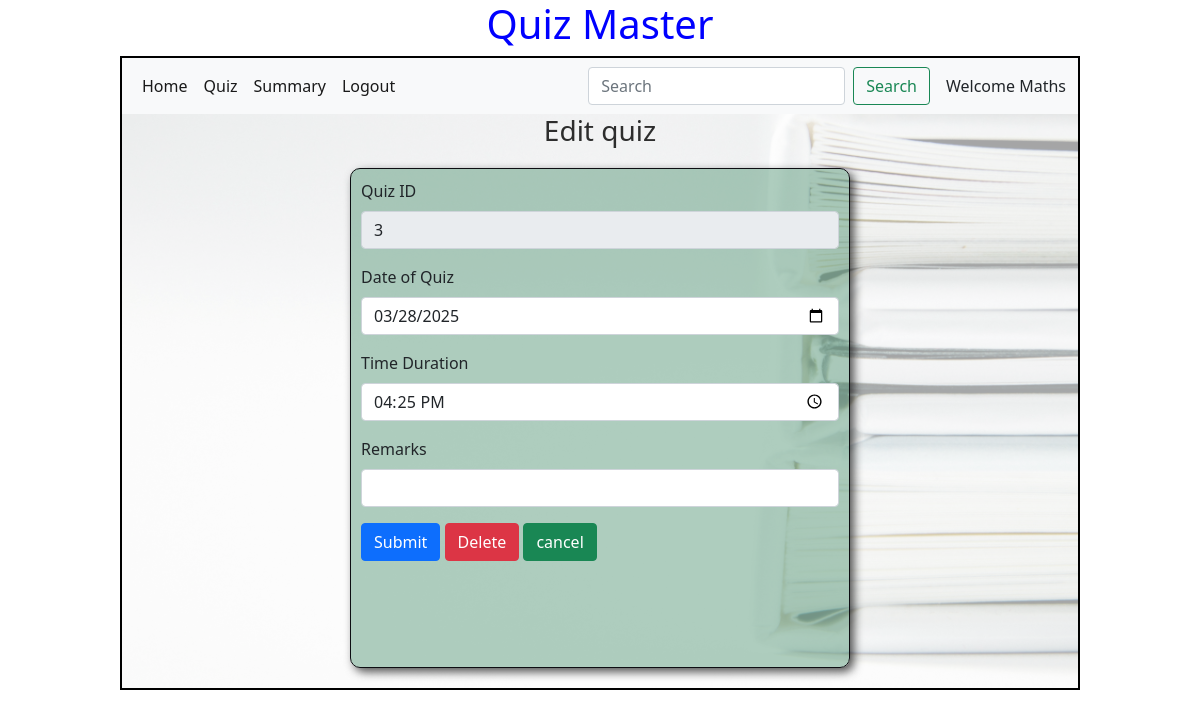
The page /edit_quiz/3/Maths on the database as committed earlier.
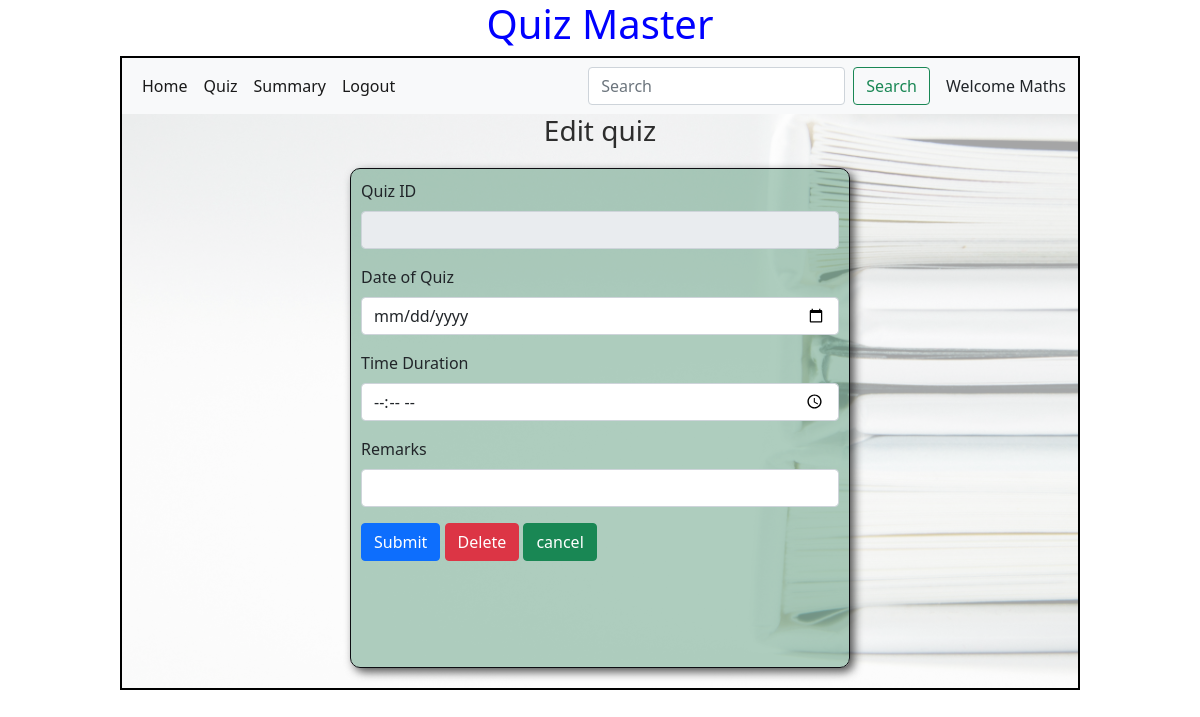
The same page on the database as committed later.
### models/models.py (models this page shows)
class Quiz(db.Model):
    id=db.Column(db.Integer,primary_key=True)
    Chapter_id = db.Column(db.Integer,db.ForeignKey("chapter.id"),nullable=False)
    date_of_quiz = db.Column(db.Date(),nullable=False)
    time_duration = db.Column(db.Time(),nullable =False)
    remarks=db.Column(db.String)
    scores= db.relationship("Score",cascade="all,delete",backref="quiz",lazy=True)
    questions = db.relationship("Question",cascade="all,delete",backref="quiz",lazy=True)

### controllers/controller.py (the view, shortened to what this page needs)
@app.route("/edit_quiz/<id>/<name>",methods=["GET","POST"])
def edit_quiz(id,name):
    today = datetime.today().date()
    quiz = get_quiz(id)
    return render_template("edit_quiz.html",quiz=quiz,name=name)

### controllers/controller.py (called while the page is built)
def  get_quiz(id):
    quiz = Quiz.query.filter_by(id=id).first()
    return quiz

### templates/edit_quiz.html (shortened to what this page needs)
<!DOCTYPE html>
<html lang="en">
<head>
    <link rel="stylesheet" href="/static/css/style.css">
    <link href="https://cdn.jsdelivr.net/npm/bootstrap@5.0.2/dist/css/bootstrap.min.css" rel="stylesheet">
</head>
<body>
    <div id="container">
        <h1 id="heading">Quiz Master</h1>
        <div id="panel">
            <nav class="navbar navbar-expand-lg navbar-light bg-light">
                <div class="container-fluid">
                  <div class="collapse navbar-collapse" id="navbarSupportedContent">
                    <ul class="navbar-nav me-auto mb-2 mb-lg-0">
                      <li class="nav-item">
                        <a class="nav-link active" aria-current="page" href="#">Home</a>
                      </li>
                      <li class="nav-item">
                        <a class="nav-link active" href="#">Quiz</a>
                      </li>
                      <li class="nav-item">
                        <a class="nav-link active" href="#">Summary</a>
                      </li>
                      <li class="nav-item">
                        <a class="nav-link active" href="/login">Logout</a>
                      </li>
                    </ul>
                    <form class="d-flex">
                      <input class="form-control me-2" type="search" placeholder="Search" aria-label="Search">
                      <button class="btn btn-outline-success" type="submit">Search</button>
                    </form>
                  </div>
                  <span class="ms-3">Welcome {{name}}</span>
                </div>
              </nav>
              <h3 id="center">Edit quiz</h3>
              <div id="input_form">
                <form action="/edit_quiz/{{quiz.id}}/{{name}}" method="POST">
                    <div class="mb-3">
                        <label for="quiz_id" class="form-label">Quiz ID</label>
                        <input type="number" class="form-control" id="quiz_id" name="quiz_id" value="{{quiz.id}}"  readonly>
                      </div>
                    <div class="mb-3">
                      <label for="date_of_quiz" class="form-label">Date of Quiz</label>
                      <input type="date" class="form-control" id="date_of_quiz" name="date_of_quiz" value="{{quiz.date_of_quiz}}">
                    </div>
                    <div class="mb-3">
                      <label for="time_duration" class="form-label">Time Duration</label>
                      <input type="time" class="form-control" id="time_duration" name="time_duration" value="{{quiz.time_duration}}">
                    </div>
                    <div class="mb-3">
                      <label for="remarks" class="form-label">Remarks</label>
                      <input type="text" class="form-control" id="remarks" name="remarks" value="{{quiz.remarks}}">
                    </div>
                    <div class="mb-3">
                        <button type="submit" class="btn btn-primary">Submit</button>
                        <a href="/delete_quiz/{{quiz.id}}/{{name}}"  type="button" class="btn btn-danger">Delete</a>
                        <a href="/quiz_dashboard/{{name}}" type="button" class="btn btn-success"> cancel</a>
                    </div>
                  </form>
            </div>
        </div>
    </div>
</body>
</html>

Rows that differ between the two databases and show on the page:
removed Quiz: quiz_id "3", date_of_quiz "03/28/2025", time_duration "16:25:00"
